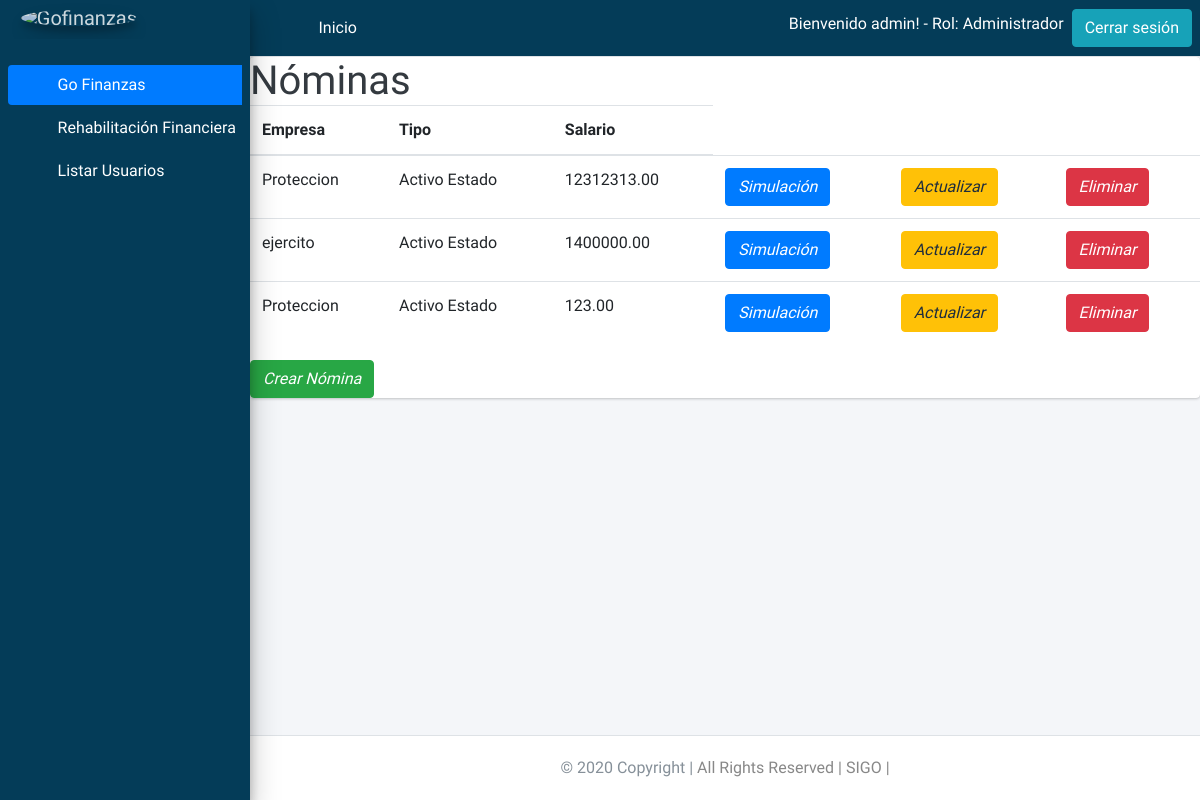
The page /listarnomina/1/ (signed in) on the database its author committed.
### users/models.py (models this page shows, shortened)
class Profile(models.Model):
    user = models.OneToOneField(User, on_delete=models.PROTECT)
    rol = models.ForeignKey(Rol, on_delete=models.PROTECT)
    class Meta:
        permissions = (("registrarusuarios", "registrarusuarios"),)

class Rol(models.Model):
    descripcion = models.CharField(max_length=30)

### gestionfinanciera/models.py (models this page shows, shortened)
class Payroll_Client(models.Model):
    Payroll_Company = models.CharField(max_length=20, null=False,blank=True)
    Payroll_Type = models.CharField(max_length=20, null=True,blank=True)
    Contract_Type = models.CharField(max_length=20, null=True,blank=True)
    Salary_Value = models.DecimalField(max_digits=20, decimal_places=2,blank=True , null=True)
    Permanent_Income = models.DecimalField(max_digits=20, decimal_places=2,blank=True, null=True)
    Social_Security  = models.DecimalField(max_digits=20, decimal_places=2,blank=True, null=True)
    Law_Applies = models.CharField(max_length=20, null=True,blank=True)
    Permanent_Discounts = models.DecimalField(max_digits=20, decimal_places=2,blank=True, null=True)
    Non_Concellable_Value = models.DecimalField(max_digits=20, decimal_places=2,blank=True, null=True)
    Payment_Capacity = models.DecimalField(max_digits=20, decimal_places=2,blank=True, null=True)
    Bonding_Date = models.DateField(default=datetime.datetime.today, blank=True, null=True)
    Fk_Client = models.ForeignKey(Client, null=True, on_delete = models.CASCADE,blank=True)

### gestionfinanciera/views.py (the view)
# urls.py: path('listarnomina/<int:pk>/', views.PayrollClientView.as_view(), name= 'listarnomina'),# ruta pra mostrar las nominas de cada clientes
class PayrollClientView(ListView):
    model = Payroll_Client
    template_name = 'gestionfinanciera/Client/payroll_client_list.html'
    def get_context_data(self,**kwargs):
        context = super(PayrollClientView,self).get_context_data(**kwargs)
        context['nomina'] = Payroll_Client.objects.filter(Fk_Client=self.kwargs['pk'])
        context['clientId'] = self.kwargs['pk']
        return context

### Templates/gestionfinanciera/Client/payroll_client_list.html
{% extends 'base/base.html' %}
{% block content %}
          <div class="card blue darken-1">
            <h1 class="m-0 text-dark">Nóminas</h1>
            <table class="table">
              <div class="card-content white-text">
                <thead>
                  <tr>
                    <th>Empresa</th>
                    <th>Tipo</th>
                    <th>Salario</th>
                  </tr>
                </thead>
                <tbody>
                  {% for data in nomina %}
                        <tr>
                          <td>{{ data.Payroll_Company }}</td>
                          <td>{{ data.Payroll_Type }}</td>
                          <td>{{ data.Salary_Value }}</td>
                          <td>
                            <a href="{% url 'listarsimulacion' data.id %}" class="btn btn-primary">
                              <i class="material-icons">Simulación</i>
                            </a>
                          </td>
                          <td>
                            <a href="{% url 'editarnomina' data.id %}" class="btn btn-warning">
                              <i class="material-icons">Actualizar</i>
                            </a>
                          </td>
                          <td>
                            <a href="{% url 'eliminarnomina' data.id %}" class="btn btn-danger">
                              <i class="material-icons">Eliminar</i>
                            </a>
                          </td>
                        </tr>
                  {% endfor %}
                </tbody>
                </div>
              </table>
              <div class="fixed-action-btn">
                <a href="{% url 'crearnomina' clientId %}" class="btn btn-success">
                  <i class=" material-icons">Crear Nómina</i>
                </a>
              </div>
            </div>
{% endblock %}

### Templates/base/base.html (shortened to what this page needs)
{% load static %}
<!DOCTYPE html>
<html lang="en">
<head>
  <link rel="stylesheet" href="{% static 'plugins/fontawesome-free/css/all.min.css' %}">
  <link rel="stylesheet" href="{% static 'plugins/overlayScrollbars/css/OverlayScrollbars.min.css' %} ">
  <link rel="stylesheet" href="{% static 'dist/css/adminlte.min.css' %} ">
</head>
<body class="hold-transition sidebar-mini layout-fixed layout-navbar-fixed layout-footer-fixed">
<div class="wrapper">
  <nav class="main-header navbar navbar-expand navbar-white navbar-light" style="background-color:#043c58 ;">
    <ul class="navbar-nav  mr-auto">
      <li class="nav-item">
        <a class="nav-link" data-widget="pushmenu" href="#" role="button"><i class="fas fa-bars"></i></a>
      </li>
      <li class="nav-item d-none d-sm-inline-block">
        {% if user.is_authenticated %}
          <a href="{% url 'listarcliente' %}" class="nav-link" style="color:white;">Inicio</a>
        {% else %}
        <a href="{% url 'index' %}" class="nav-link" style="color:white;">Inicio</a>
        {% endif %}
      </li>
    </ul>
        {% if user.is_authenticated %}
          <h6 class="ml-5" style="color:white;">Bienvenido {{ user.username }}! - Rol: {{ user.profile.rol.descripcion }}</h6>
          <a style="text-align: right" href="{% url 'logout' %}" class="btn btn-info ml-2">Cerrar sesión</a>
        {% else %}
          <a href="{% url 'login' %}" class="btn btn-danger ml-2">Iniciar Sesión</a>
        {% endif %}
    </nav>
  <aside class="main-sidebar sidebar-primary elevation-4" style="background-color:#043c58 ;">
    {% if user.is_authenticated %}
    <a href="{% url 'listarcliente' %}" class="brand-link">
      <img src="{% static 'dist/img/SIGO.png' %}" alt="Gofinanzas" class="brand-image img-circle elevation-3"
           style="opacity: .8">
    </a>
    {% else %}
    <a href="{% url 'index' %}" class="brand-link">
      <img src="{% static 'dist/img/SIGO.png' %}" alt="Gofinanzas" class="brand-image img-circle elevation-3"
           style="opacity: .8">
      <span class="brand-text font-weight-light">Go Finanzas</span>
    </a>
    {% endif %}
    <div class="sidebar">
      <nav class="mt-2">
        <ul class="nav nav-pills nav-sidebar flex-column" data-widget="treeview" role="menu" data-accordion="false">
          <li class="nav-item has-treeview menu-open">
            {% if user.is_authenticated %}
            <a href="" class="nav-link active">
              <i class="nav-icon fas fa-tachometer-alt"></i>
              <p style="color:white;">
                Go Finanzas
                <i class="right fas fa-angle-left"></i>
              </p>
            </a>
            <ul class="nav nav-treeview">
              <li class="nav-item">
                <a href="{% url 'listarcliente' %}" class="nav-link">
                  <i class="far fa-circle nav-icon"></i>
                  <p style="color:white;">Rehabilitación Financiera</p>
                </a>
              </li>
              {% if user.profile.rol.id == 2 %}
                <li class="nav-item">
                  <a href="{% url 'users:userslist' %}" class="nav-link">
                    <i class="far fa-circle nav-icon"></i>
                    <p style="color:white;">Listar Usuarios</p>
                  </a>
                </li>
              {% endif %}
            </ul>
            {% endif %}
          </li>
      </nav>
    </div>
  </aside>
  <div class="content-wrapper">
    {% block content %}{% endblock %}
  </div>
  <footer class="main-footer">
    <div class="footer-copyright text-center py-1">© 2020 Copyright |
      <a style="color: #888888">All Rights Reserved | SIGO |</a>
    </div>
  </footer>
</div>
</body>
</html>

### rows shown on the page
Payroll_Client: Payroll_Company "Proteccion", Payroll_Type "Activo Estado", Salary_Value "12312313.00"
Payroll_Client: Payroll_Company "ejercito", Payroll_Type "Activo Estado", Salary_Value "1400000.00"
Payroll_Client: Payroll_Company "Proteccion", Payroll_Type "Activo Estado", Salary_Value "123.00"

### other values the page prints
{{ user.username }} "admin"
{{ user.profile.rol.descripcion }} "Administrador"
